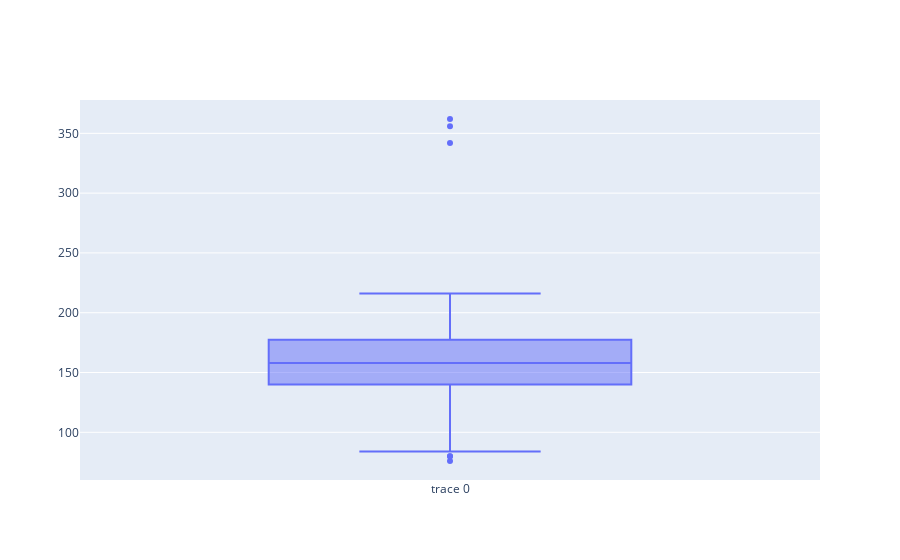

The cell this chart's notebook holds for it:
### Code cell
import plotly.graph_objects as go

fig = go.Figure()
fig.add_trace(go.Box(y=fruits.mass.values))

fig.show()

### Figure 1 — Plotly figure (JSON) as saved in the notebook; plotly's stock layout.template omitted (floating-point values rounded to 4 significant figures)
{"data": [{"type": "box", "y": [192, 180, 176, 86, 84, 80, 80, 76, 178, 172, 166, 172, 154, 164, 152, 156, 156, 168, 162, 162, 160, 156, 140, 170, 342, 356, 362, 204, 140, 160, 158, 210, 164, 190, 142, 150, 160, 154, 158, 144, 154, 180, 154, 194, 200, 186, 216, 196, 174, 132, 130, 116, 118, 120, 116, 116, 116, 152, 118]}], "layout": {}}
